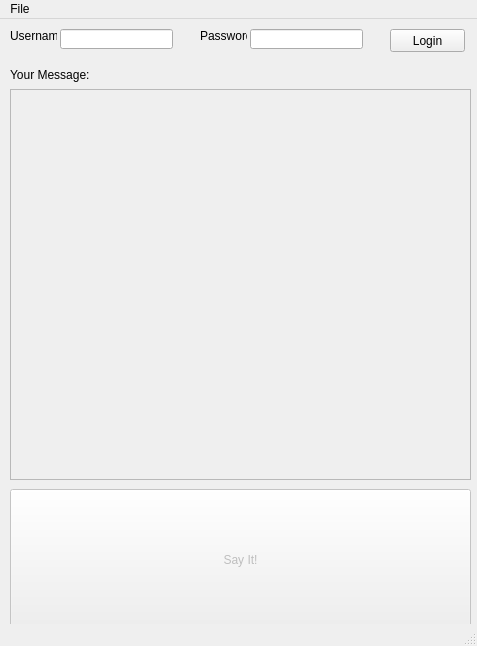
<?xml version="1.0" encoding="UTF-8"?>
<ui version="4.0">
 <class>MainWindow</class>
 <widget class="QMainWindow" name="MainWindow">
  <property name="geometry">
   <rect>
    <x>0</x>
    <y>0</y>
    <width>477</width>
    <height>646</height>
   </rect>
  </property>
  <property name="windowTitle">
   <string>MainWindow</string>
  </property>
  <widget class="QWidget" name="centralwidget">
   <widget class="QLabel" name="label">
    <property name="geometry">
     <rect>
      <x>10</x>
      <y>10</y>
      <width>47</width>
      <height>13</height>
     </rect>
    </property>
    <property name="text">
     <string>Username</string>
    </property>
   </widget>
   <widget class="QLabel" name="label_2">
    <property name="geometry">
     <rect>
      <x>200</x>
      <y>10</y>
      <width>47</width>
      <height>13</height>
     </rect>
    </property>
    <property name="text">
     <string>Password</string>
    </property>
   </widget>
   <widget class="QLineEdit" name="lineEdit">
    <property name="geometry">
     <rect>
      <x>250</x>
      <y>10</y>
      <width>113</width>
      <height>20</height>
     </rect>
    </property>
    <property name="echoMode">
     <enum>QLineEdit::Password</enum>
    </property>
   </widget>
   <widget class="QLineEdit" name="lineEdit_2">
    <property name="geometry">
     <rect>
      <x>60</x>
      <y>10</y>
      <width>113</width>
      <height>20</height>
     </rect>
    </property>
   </widget>
   <widget class="QPushButton" name="pushButton">
    <property name="geometry">
     <rect>
      <x>390</x>
      <y>10</y>
      <width>75</width>
      <height>23</height>
     </rect>
    </property>
    <property name="text">
     <string>Login</string>
    </property>
   </widget>
   <widget class="QLabel" name="label_3">
    <property name="geometry">
     <rect>
      <x>10</x>
      <y>40</y>
      <width>81</width>
      <height>31</height>
     </rect>
    </property>
    <property name="text">
     <string>Your Message:</string>
    </property>
   </widget>
   <widget class="QTextEdit" name="textEdit">
    <property name="enabled">
     <bool>false</bool>
    </property>
    <property name="geometry">
     <rect>
      <x>10</x>
      <y>70</y>
      <width>461</width>
      <height>391</height>
     </rect>
    </property>
   </widget>
   <widget class="QPushButton" name="pushButton_2">
    <property name="enabled">
     <bool>false</bool>
    </property>
    <property name="geometry">
     <rect>
      <x>10</x>
      <y>470</y>
      <width>461</width>
      <height>141</height>
     </rect>
    </property>
    <property name="text">
     <string>Say It!</string>
    </property>
   </widget>
  </widget>
  <widget class="QMenuBar" name="menubar">
   <property name="geometry">
    <rect>
     <x>0</x>
     <y>0</y>
     <width>477</width>
     <height>21</height>
    </rect>
   </property>
   <widget class="QMenu" name="menuFile">
    <property name="title">
     <string>File</string>
    </property>
    <addaction name="actionClose"/>
   </widget>
   <addaction name="menuFile"/>
  </widget>
  <widget class="QStatusBar" name="statusbar"/>
  <action name="actionClose">
   <property name="text">
    <string>Close</string>
   </property>
  </action>
 </widget>
 <resources/>
 <connections/>
</ui>
